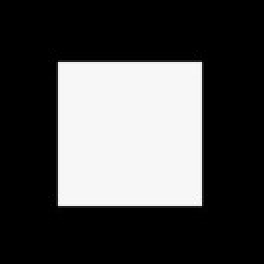
#> input picture PRACTICA1/imgp1/CUADRADO.jpg, 132 x 132 px (shown 2 times larger)
$ python susan.py
#> lines starting #> are read from the running program, lines starting #| are printed output that depends on the picture; after the words box and inside, x2 and y2 are one past the last pixel; in counts of white or black regions, pixels touching at a corner belong together
#> further down, image is the input picture: shape (132, 132); min 0, max 255, mean 73.9
import cv2
import numpy as np

def cornerSusan(inImage, r, t):
    # Convierte la imagen de entrada a escala de grises si no lo está
#> called with r = 10, t = 0.1
    if len(inImage.shape) == 3:
        inImage = cv2.cvtColor(inImage, cv2.COLOR_BGR2GRAY)

    # Obtén las dimensiones de la imagen
    rows, cols = inImage.shape
#> rows = 132; cols = 132

    # Inicializa las matrices de salida
    outCorners = np.zeros_like(inImage, dtype=np.float32)
    susanArea = np.zeros_like(inImage, dtype=np.float32)

    # Definir la máscara circular
    y, x = np.ogrid[-r:r+1, -r:r+1]
    circular_mask = x**2 + y**2 <= r**2

    # Itera sobre cada píxel de la imagen
    for i in range(r, rows - r):
        for j in range(r, cols - r):
            # Extrae la región circular alrededor del píxel (i, j) con radio r
            region = inImage[i - r:i + r + 1, j - r:j + r + 1]

            # Calcula la diferencia de intensidad entre el píxel central y la región
            diff = np.abs(region - inImage[i, j])

            # Calcula el área SUSAN
            susan = circular_mask & (diff <= t)
            n = np.sum(susan)

            # Calcular el umbral geometrico
            geom_threshold = 3 / 4 * np.sum(circular_mask)

            # Compara el área SUSAN con un umbral y marca el píxel como esquina si se cumple
            if n < geom_threshold:  # Criterio geométrico de SUSAN
                outCorners[i, j] = 255
                susanArea[i, j] = geom_threshold - n
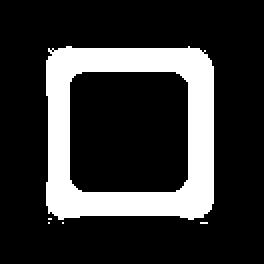
#> outCorners: shape (132, 132) float32 (shown 2 times larger); 20.2% white; 5 white regions (4 under 20 px), largest, box (x1, y1, x2, y2) and area: (23, 23, 107, 110) 3507
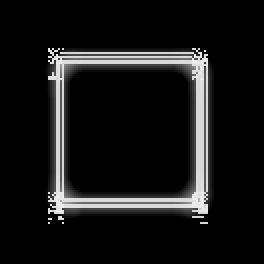
#> susanArea: shape (132, 132) float32 (shown 2 times larger); min 0, max 236.8, mean 22.1

            # Almacena el área USAN en la matriz de salida correspondiente

    return outCorners, susanArea

# Ejemplo de uso
# Lee la imagen de entrada
image = cv2.imread('imgp1/CUADRADO.jpg', cv2.IMREAD_GRAYSCALE)

# Especifica el radio y umbral
radio_mascara = 10
umbral_diferencia = 0.1

# Aplica el detector de esquinas SUSAN
esquinas, area_usan = cornerSusan(image, radio_mascara, umbral_diferencia)

# Muestra las imágenes de salida
# cv2.imshow('Original', image)
cv2.imshow('Esquinas', esquinas)
cv2.imshow('Area USAN', area_usan)
cv2.waitKey(0)
cv2.destroyAllWindows()

$ run again, with PRACTICA1/imgp1/espacio.jpg copied over PRACTICA1/imgp1/CUADRADO.jpg
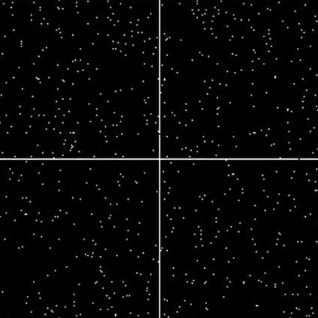
#> input picture PRACTICA1/imgp1/espacio.jpg, 318 x 318 px
#> image is the input picture: shape (318, 318); min 0, max 246, mean 6.4
#> after the loop in cornerSusan, `for i in range(r, rows - r):`:
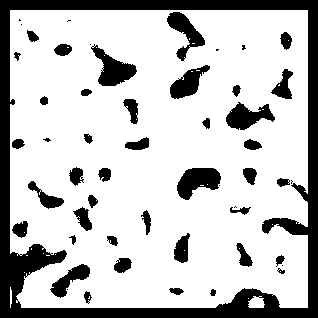
#> outCorners: shape (318, 318) float32; 76.3% white; 53 black regions (12 under 20 px), largest, box (x1, y1, x2, y2) and area: (0, 0, 318, 318) 14967, (177, 168, 221, 200) 900, (91, 44, 137, 86) 884
#> after the loop in cornerSusan, `for i in range(r, rows - r):`:
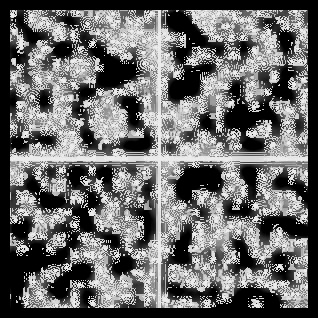
#> susanArea: shape (318, 318) float32; min 0, max 236.8, mean 107
